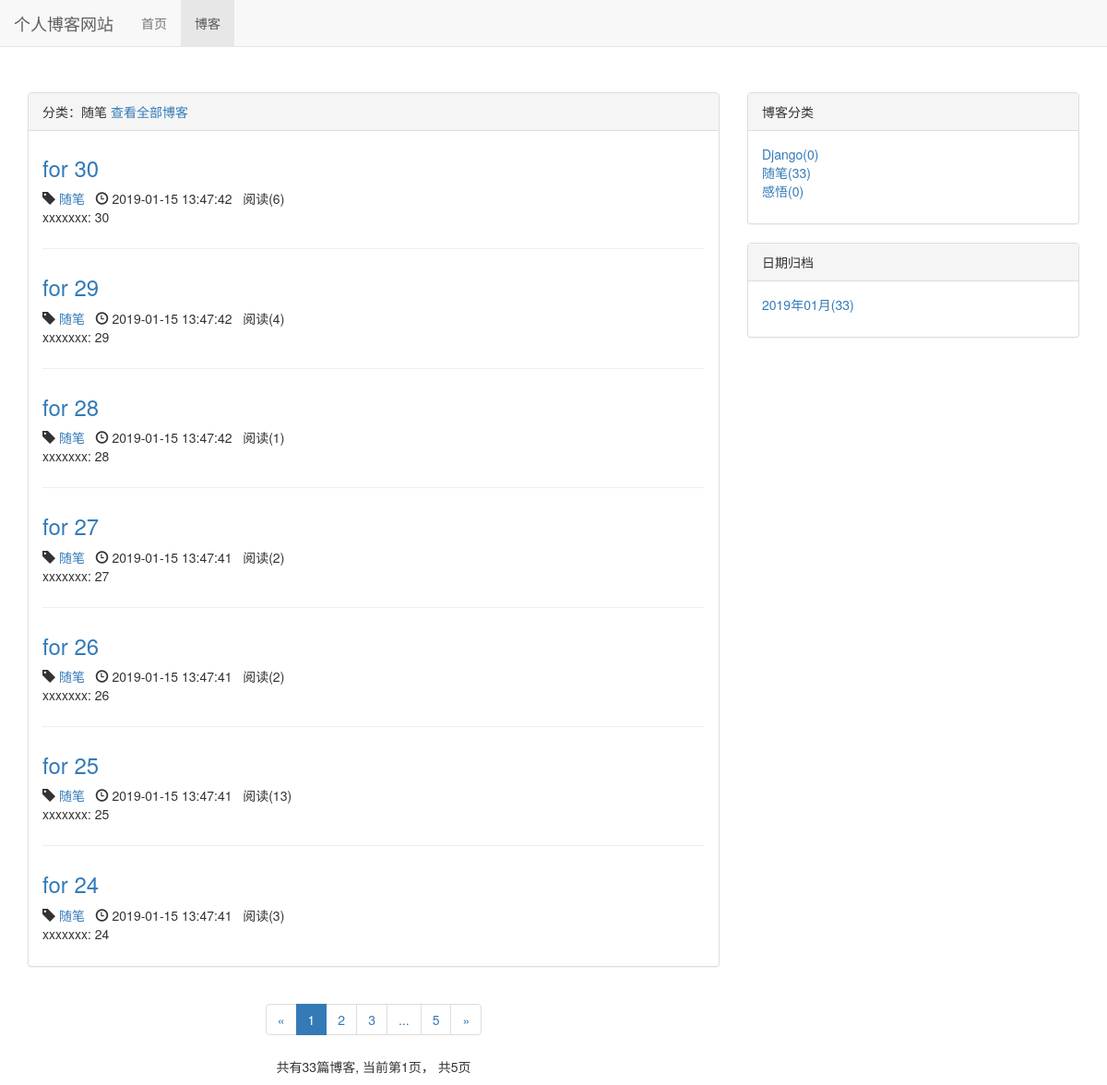
Page /blog/type/2 on the committed database.
### blog/models.py (models this page shows, shortened)
class BlogType(models.Model):
    type_name = models.CharField(max_length=15)
    def __str__(self):
        return self.type_name

class Blog(models.Model, ReadNumMethod):
    title = models.CharField(max_length=50)
    blog_type = models.ForeignKey(BlogType, on_delete=models.DO_NOTHING)
    content = RichTextUploadingField()
    author = models.ForeignKey(User, on_delete=models.DO_NOTHING)
    read_details = GenericRelation(ReadDetail)
    created_time = models.DateTimeField(auto_now_add=True)
    last_updated_time = models.DateTimeField(auto_now=True)
    class Meta:
        ordering = ['-created_time']

### read_statistics/models.py (models this page shows)
class ReadNum(models.Model):
    read_num = models.IntegerField(default=0)
    content_type = models.ForeignKey(ContentType, on_delete=models.DO_NOTHING)
    object_id = models.PositiveIntegerField()
    content_object = GenericForeignKey('content_type', 'object_id')

### blog/views.py (the view)
# urls.py: path('type/<int:blog_type_pk>', views.blogs_with_type, name="blogs_with_type"),
def blogs_with_type(request, blog_type_pk):
    blog_type = get_object_or_404(BlogType, pk=blog_type_pk)
    blogs_all_list = Blog.objects.filter(blog_type=blog_type)
    context = get_blog_list_common_data(request, blogs_all_list)
    context['blog_type'] = blog_type
    return render(request, 'blog/blogs_with_type.html', context)

### read_statistics/models.py (called while the page is built)
    def get_read_num(self):
        try:
            ct = ContentType.objects.get_for_model(self)
            readnum = ReadNum.objects.get(content_type=ct, object_id=self.pk)
            return readnum.read_num
        except exceptions.ObjectDoesNotExist:
            return 0

### blog/templates/blog/blogs_with_type.html (shortened to what this page needs)
{% extends 'blog/blog_list.html' %}
{% block blog_list_title %}
    分类：{{ blog_type.type_name }}
    <a href="{% url 'blog_list' %}">查看全部博客</a>
{% endblock %}

### blog/templates/blog/blog_list.html (shortened to what this page needs)
{% extends 'base.html' %}
{% block nav_blog_active %}active{% endblock %}
{% load staticfiles %}
{% block header_extends %}
    <link rel="stylesheet" href="{% static 'blog/blog.css' %}">
{% endblock %}
{% block content %}
    <div class="container">
        <div class="row">
            <div class="col-xs-12 col-sm-8">
                <div class="panel panel-default">
                    <div class="panel-heading">{% block blog_list_title %}{% endblock %}
                    </div>
                    <div class="panel-body">
                        {% for blog in blogs %}
                            <div class="blog">
                                <h3><a href="{% url 'blog_detail' blog.pk %}">{{ blog.title }}</a></h3>
                                <p class="blog-info">
                                    <span class="glyphicon glyphicon-tag"></span>
                                    <a href="{% url 'blogs_with_type' blog.blog_type.pk %}">{{ blog.blog_type }}</a>&nbsp;&nbsp;
                                    <span class="glyphicon glyphicon-time"></span>
                                    {{ blog.created_time|date:"Y-m-d H:i:s" }}&nbsp;&nbsp;
                                    阅读({{ blog.get_read_num }})
                                </p>
                                <p>{{ blog.content|truncatechars:120 }}</p>
                            </div>
                        {% empty %}
                            <div class="blog">
                                <h3>暂无博客，敬请期待</h3>
                            </div>
                        {% endfor %}
                    </div>
                </div>
                <div class="paginator">
                    <ul class="pagination">
                        <li>
                            {% if page_of_blogs.has_previous %}
                                <a href="?page={{ page_of_blogs.previous_page_number }}" aria-label="Previous">
                                    <span aria-hidden="true">&laquo;</span>
                                </a>
                            {% else %}
                                <span aria-hidden="true">&laquo;</span>
                            {% endif %}
                        </li>
                        {% for page_num in page_range %}
                            {% if page_num == page_of_blogs.number %}
                                <li class="active"><span>{{ page_num }}</span></li>
                            {% else %}
                                {% if page_num == '...' %}
                                    <li><span>{{ page_num }}</span></li>
                                {% else %}
                                    <li><a href="?page={{ page_num }}">{{ page_num }}</a></li>
                                {% endif %}
                            {% endif %}
                        {% endfor %}
                        <li>
                            {% if page_of_blogs.has_next %}
                                <a href="?page={{ page_of_blogs.next_page_number }}" aria-label="Next">
                                    <span aria-hidden="true">&raquo;</span>
                                </a>
                            {% else %}
                                <span aria-hidden="true">&raquo;</span>
                            {% endif %}
                        </li>
                    </ul>
                    <p>
                    共有{{ page_of_blogs.paginator.count }}篇博客,
                    当前第{{ page_of_blogs.number }}页，
                    共{{ page_of_blogs.paginator.num_pages }}页
                    </p>
                </div>
            </div>
            <div class="hidden-xs col-sm-4">
                <div class="panel panel-default">
                    <div class="panel-heading">博客分类</div>
                    <div class="panel-body">
                        <ul class="blog-types">
                            {% for blog_type in blog_types %}
                                <li>
                                    <a href="{% url 'blogs_with_type' blog_type.pk %}">
                                        {{ blog_type.type_name }}({{ blog_type.blog_count }})
                                    </a>
                                </li>
                            {% empty %}
                                <li>暂无分类</li>
                            {% endfor %}
                        </ul>
                    </div>
                </div>
                <div class="panel panel-default">
                    <div class="panel-heading">日期归档</div>
                    <div class="panel-body">
                        <ul>
                            {% for blog_date, blog_count in blog_dates.items %}
                                <li>
                                    <a href="{% url 'blogs_with_date' blog_date.year blog_date.month %}">
                                    {{ blog_date|date:"Y年m月" }}({{ blog_count }})
                                    </a>
                                </li>
                            {% endfor %}
                        </ul>
                    </div>
                </div>
            </div>
        </div>
    </div>
{% endblock %}

### static/base.css (style rules this page uses)
* { margin: 0; padding: 0; }
body { margin-top: 100px!important; }
ul { list-style-type: none!important; }

### blog/static/blog/blog.css (style rules this page uses)
ul.blog-types { list-style-type: none; }
div.blog:not(:last-child) { margin-bottom: 2em; padding-bottom: 1em; border-bottom: 1px solid #eee; }
div.blog h3 { margin-top: 0.5em; }
div.blog p.blog-info { margin-bottom: 0; }
div.paginator { text-align: center; }

### rows in the picture
BlogType: type_name "随笔", blog_count "33"
Blog: title "for 30", blog_type "随笔", created_time "2019-01-15 13:47:42", get_read_num "6", content "xxxxxxx: 30"
Blog: title "for 29", blog_type "随笔", created_time "2019-01-15 13:47:42", get_read_num "4", content "xxxxxxx: 29"
Blog: title "for 28", blog_type "随笔", created_time "2019-01-15 13:47:42", get_read_num "1", content "xxxxxxx: 28"
Blog: title "for 27", blog_type "随笔", created_time "2019-01-15 13:47:41", get_read_num "2", content "xxxxxxx: 27"
Blog: title "for 26", blog_type "随笔", created_time "2019-01-15 13:47:41", get_read_num "2", content "xxxxxxx: 26"
Blog: title "for 25", blog_type "随笔", created_time "2019-01-15 13:47:41", get_read_num "13", content "xxxxxxx: 25"
Blog: title "for 24", blog_type "随笔", created_time "2019-01-15 13:47:41", get_read_num "3", content "xxxxxxx: 24"
BlogType: type_name "Django", blog_count "0"
BlogType: type_name "感悟", blog_count "0"

### other values in the picture
{{ page_num }} "1"
{{ page_num }} "2" "3" "5"
{{ page_num }} "..."
{{ page_of_blogs.paginator.count }} "33"
{{ page_of_blogs.number }} "1"
{{ page_of_blogs.paginator.num_pages }} "5"
{{ blog_date|date:"Y年m月" }} "2019年01月"
{{ blog_count }} "33"
